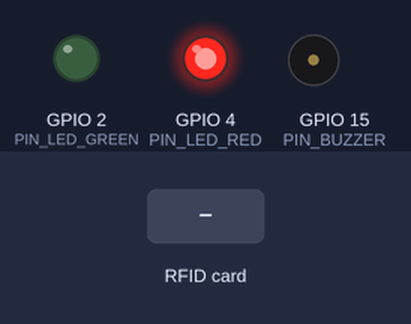
This sketch was run on a simulated ESP32. Parts: output pins drawn as LEDs (lit = HIGH), buzzer (waves = sounding, pin HIGH). The inputs (shaded band) are chosen by the test bench. WiFi joins after 1.5 s; servers stay silent unless stated; uploads are accepted with an empty reply; what the sketch prints to the serial monitor is not drawn.

Above: at 1.7 s.
At 4.5 s:
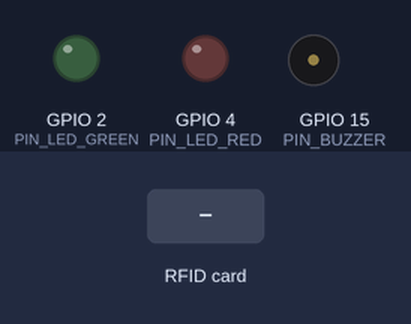
4.6 s: RFID card 5E 7A 19 C4 held to the reader
At 5.3 s:
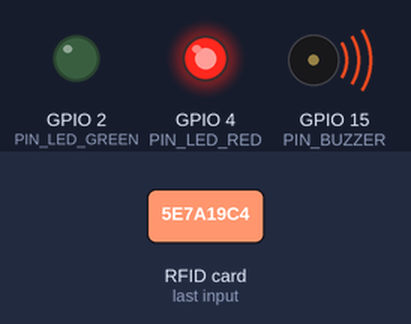
Timing chart, 0 to 7.6 s (numbered marks = the images above; inputs shaded):
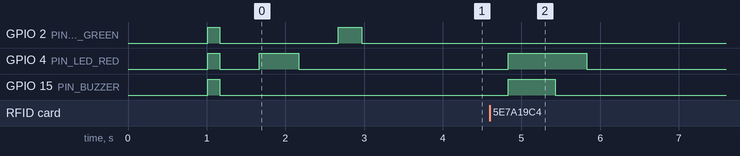

Measured:
- after the input at 4.6 s, GPIO 4 (PIN_LED_RED): LOW → HIGH after 0.23 s, → LOW 1.0 s later; GPIO 15 (PIN_BUZZER): LOW → HIGH after 0.23 s, → LOW 0.60 s later

The sketch:

esp32_rfid_node.ino
```cpp
/*
  =============================================================================
  SMART HAND-HYGIENE MONITORING SYSTEM - MODULE 1
  STAFF IDENTIFICATION & BED-ZONE ACCESS (ESP32 + RC522 FIRMWARE)
  =============================================================================

  Pinout:
    RC522 SDA/SS   -->  ESP32 GPIO 5
    RC522 SCK      -->  ESP32 GPIO 18
    RC522 MOSI     -->  ESP32 GPIO 23
    RC522 MISO     -->  ESP32 GPIO 19
    RC522 RST      -->  ESP32 GPIO 22
    RC522 3.3V     -->  ESP32 3.3V (DO NOT CONNECT TO 5V!)
    RC522 GND      -->  ESP32 GND

    Green LED      -->  ESP32 GPIO 2
    Red LED        -->  ESP32 GPIO 4
    Buzzer (+)     -->  ESP32 GPIO 15
  =============================================================================
*/

#include <WiFi.h>
#include <HTTPClient.h>
#include <SPI.h>
#include <MFRC522.h>
#include "config.h"

// Hardware instances
MFRC522 rfid(PIN_SS, PIN_RST);

// State tracking variables
unsigned long lastScanTimestamp = 0;
unsigned long lastHeartbeatTimestamp = 0;
String lastScannedUID = "";

// Forward function declarations
void connectWiFi();
void initializeRFID();
bool readRFID();
String getCardUID();
void sendRFIDEvent(const String& uid);
void sendHeartbeat();
void handleRegisteredCard();
void handleUnknownCard();
void beepSuccess();
void beepError();
void showStatus(int greenState, int redState);

void setup() {
  Serial.begin(115200);
  delay(1000);
  Serial.println();
  Serial.println("==================================================");
  Serial.println(" SMART HAND-HYGIENE MONITORING SYSTEM - MODULE 1");
  Serial.println(" Bed-Zone Staff RFID Node Booting...");
  Serial.printf(" Device ID:   %s\n", DEVICE_ID);
  Serial.printf(" Bed Zone ID: %s\n", BED_ZONE_ID);
  Serial.println("==================================================");

  // Initialize Peripheral GPIOs
  pinMode(PIN_LED_GREEN, OUTPUT);
  pinMode(PIN_LED_RED, OUTPUT);
  pinMode(PIN_BUZZER, OUTPUT);

  // Initial LED self-test
  digitalWrite(PIN_LED_GREEN, HIGH);
  digitalWrite(PIN_LED_RED, HIGH);
  digitalWrite(PIN_BUZZER, HIGH);
  delay(150);
  digitalWrite(PIN_LED_GREEN, LOW);
  digitalWrite(PIN_LED_RED, LOW);
  digitalWrite(PIN_BUZZER, LOW);

  // Connect to Local Wi-Fi
  connectWiFi();

  // Initialize SPI & RC522 Reader
  initializeRFID();

  // Send initial startup heartbeat
  sendHeartbeat();

  Serial.println("[System] Ready. Present RFID Staff Card to RC522 reader.");
}

void loop() {
  // Check Wi-Fi connection health periodically
  if (WiFi.status() != WL_CONNECTED) {
    Serial.println("[WiFi] Connection dropped. Reconnecting...");
    connectWiFi();
  }

  // Periodic Heartbeat check
  unsigned long currentMillis = millis();
  if (currentMillis - lastHeartbeatTimestamp >= HEARTBEAT_INTERVAL_MS) {
    sendHeartbeat();
    lastHeartbeatTimestamp = currentMillis;
  }

  // Check for Card Detection
  if (readRFID()) {
    String currentUID = getCardUID();

    // Debounce / Cooldown Check (2 to 3 seconds)
    if (currentUID == lastScannedUID && (currentMillis - lastScanTimestamp < SCAN_COOLDOWN_MS)) {
      Serial.printf("[RFID] Debounced scan for UID %s (cooldown active)\n", currentUID.c_str());
    } else {
      lastScanTimestamp = currentMillis;
      lastScannedUID = currentUID;

      Serial.println();
      Serial.println("----------------------------------------------");
      Serial.printf("[RFID] Card Detected! UID: %s\n", currentUID.c_str());
      Serial.printf("[RFID] Associating with Bed Zone: %s\n", BED_ZONE_ID);

      // Transmit Event to Backend API
      sendRFIDEvent(currentUID);
      Serial.println("----------------------------------------------");
    }

    // Halt PICC to stop reading until next swipe
    rfid.PICC_HaltA();
    rfid.PCD_StopCrypto1();
  }

  delay(50); // Small loop yielding delay
}

// ============================================================================
// WIFI CONNECTION
// ============================================================================
void connectWiFi() {
  Serial.printf("[WiFi] Connecting to SSID: %s ", WIFI_SSID);
  WiFi.mode(WIFI_STA);
  WiFi.begin(WIFI_SSID, WIFI_PASSWORD);

  int attempts = 0;
  while (WiFi.status() != WL_CONNECTED && attempts < 25) {
    delay(500);
    Serial.print(".");
    // Blink red led while searching for wifi
    digitalWrite(PIN_LED_RED, !digitalRead(PIN_LED_RED));
    attempts++;
  }
  digitalWrite(PIN_LED_RED, LOW);

  if (WiFi.status() == WL_CONNECTED) {
    Serial.println();
    Serial.println("[WiFi] Connected Successfully!");
    Serial.printf("[WiFi] IP Address:  %s\n", WiFi.localIP().toString().c_str());
    Serial.printf("[WiFi] Signal RSSI: %d dBm\n", WiFi.RSSI());
    // Flash green once on connect
    digitalWrite(PIN_LED_GREEN, HIGH);
    delay(300);
    digitalWrite(PIN_LED_GREEN, LOW);
  } else {
    Serial.println();
    Serial.println("[WiFi] Failed to connect. RFID node will continue in offline mode.");
  }
}

// ============================================================================
// RFID INITIALIZATION
// ============================================================================
void initializeRFID() {
  SPI.begin(PIN_SCK, PIN_MISO, PIN_MOSI, PIN_SS);
  rfid.PCD_Init();
  delay(100);

  byte version = rfid.PCD_ReadRegister(rfid.VersionReg);
  Serial.printf("[RC522] Hardware Version: 0x%02X\n", version);

  if (version == 0x00 || version == 0xFF) {
    Serial.println("[RC522] WARNING: RC522 not responding. Check 3.3V power and SPI wiring!");
    beepError();
  } else {
    Serial.println("[RC522] Reader initialized successfully on SPI bus.");
  }
}

// ============================================================================
// READ RFID CARD
// ============================================================================
bool readRFID() {
  // Look for new cards
  if (!rfid.PICC_IsNewCardPresent()) {
    return false;
  }
  // Select one of the cards
  if (!rfid.PICC_ReadCardSerial()) {
    return false;
  }
  return true;
}

// ============================================================================
// EXTRACT UID AS UPPERCASE HEX STRING
// ============================================================================
String getCardUID() {
  String uidStr = "";
  for (byte i = 0; i < rfid.uid.size; i++) {
    if (rfid.uid.uidByte[i] < 0x10) {
      uidStr += "0";
    }
    uidStr += String(rfid.uid.uidByte[i], HEX);
  }
  uidStr.toUpperCase();
  return uidStr;
}

// ============================================================================
// SEND RFID EVENT TO BACKEND API
// ============================================================================
void sendRFIDEvent(const String& uid) {
  if (WiFi.status() != WL_CONNECTED) {
    Serial.println("[HTTP] Error: Wi-Fi offline. Cannot send scan event.");
    beepError();
    return;
  }

  HTTPClient http;
  String endpoint = String(BACKEND_BASE_URL) + "/api/rfid/scan";
  http.begin(endpoint);
  http.addHeader("Content-Type", "application/json");

  // Construct JSON payload matching Module 1 specification
  String payload = "{";
  payload += "\"device_id\":\"" + String(DEVICE_ID) + "\",";
  payload += "\"bed_zone_id\":\"" + String(BED_ZONE_ID) + "\",";
  payload += "\"rfid_uid\":\"" + uid + "\",";
  payload += "\"event_type\":\"ACCESS_REQUEST\"";
  payload += "}";

  Serial.printf("[HTTP] POST %s\n", endpoint.c_str());
  Serial.printf("[HTTP] Payload: %s\n", payload.c_str());

  int httpCode = http.POST(payload);

  if (httpCode > 0) {
    String response = http.getString();
    Serial.printf("[HTTP] Response Code: %d\n", httpCode);
    Serial.printf("[HTTP] Response Body: %s\n", response.c_str());

    // Inspect server response outcome
    if (response.indexOf("\"status\":\"REGISTERED\"") != -1) {
      handleRegisteredCard();
    } else if (response.indexOf("\"status\":\"DEBOUNCED\"") != -1) {
      Serial.println("[Action] Card tap debounced by backend.");
    } else {
      // UNKNOWN, REVOKED, or INVALID_DEVICE
      handleUnknownCard();
    }
  } else {
    Serial.printf("[HTTP] POST Failed. Error: %s\n", http.errorToString(httpCode).c_str());
    beepError();
  }

  http.end();
}

// ============================================================================
// SEND PERIODIC HEARTBEAT
// ============================================================================
void sendHeartbeat() {
  if (WiFi.status() != WL_CONNECTED) return;

  HTTPClient http;
  String endpoint = String(BACKEND_BASE_URL) + "/api/device/heartbeat";
  http.begin(endpoint);
  http.addHeader("Content-Type", "application/json");

  String payload = "{\"device_id\":\"" + String(DEVICE_ID) + "\",\"status\":\"ONLINE\"}";
  int httpCode = http.POST(payload);

  if (httpCode == 200) {
    Serial.printf("[Heartbeat] Acknowledged by backend for %s\n", DEVICE_ID);
  }
  http.end();
}

// ============================================================================
// REGISTERED CARD FEEDBACK (Green LED + 2 Short Success Beeps)
// ============================================================================
void handleRegisteredCard() {
  Serial.println("[Feedback] Registered Healthcare Staff Verified!");
  beepSuccess();
}

// ============================================================================
// UNKNOWN / REVOKED CARD FEEDBACK (Red LED + Long Warning Beep)
// ============================================================================
void handleUnknownCard() {
  Serial.println("[Feedback] UNKNOWN / REVOKED Card Detected!");
  beepError();
}

// ============================================================================
// BEEP SUCCESS (Two crisp short beeps + Green LED)
// ============================================================================
void beepSuccess() {
  digitalWrite(PIN_LED_GREEN, HIGH);
  digitalWrite(PIN_BUZZER, HIGH);
  delay(100);
  digitalWrite(PIN_BUZZER, LOW);
  delay(80);
  digitalWrite(PIN_BUZZER, HIGH);
  delay(120);
  digitalWrite(PIN_BUZZER, LOW);
  delay(600);
  digitalWrite(PIN_LED_GREEN, LOW);
}

// ============================================================================
// BEEP ERROR / WARNING (One long alert tone + Red LED)
// ============================================================================
void beepError() {
  digitalWrite(PIN_LED_RED, HIGH);
  digitalWrite(PIN_BUZZER, HIGH);
  delay(600);
  digitalWrite(PIN_BUZZER, LOW);
  delay(400);
  digitalWrite(PIN_LED_RED, LOW);
}

// ============================================================================
// SHOW STATUS LED
// ============================================================================
void showStatus(int greenState, int redState) {
  digitalWrite(PIN_LED_GREEN, greenState);
  digitalWrite(PIN_LED_RED, redState);
}
```

config.h
```cpp
#ifndef CONFIG_H
#define CONFIG_H

// ============================================================================
// SMART HAND-HYGIENE MONITORING SYSTEM - MODULE 1 (ESP32 NODE CONFIG)
// ============================================================================

// --- Wi-Fi Network Credentials ---
// Replace with your local Wi-Fi SSID and Password
const char* WIFI_SSID     = "YOUR_WIFI_SSID";
const char* WIFI_PASSWORD = "YOUR_WIFI_PASSWORD";

// --- Backend API Configuration ---
// Use your computer's local IP address (e.g. 192.168.1.100), NOT "localhost"
// Port defaults to 5000 as configured in backend .env
const char* BACKEND_BASE_URL = "http://192.168.1.100:5000";

// --- Node Hardware Identity ---
// Change these per physical node (e.g., ESP32-ICU-01, ESP32-ICU-02, ESP32-GW-01)
const char* DEVICE_ID   = "ESP32-ICU-01";
const char* BED_ZONE_ID = "ICU-01";

// --- RC522 SPI Pin Configuration (Fixed for standard ESP32 DevKit) ---
// IMPORTANT: Connect RC522 VCC to 3.3V ONLY! DO NOT USE 5V!
#define PIN_SS          5   // RC522 SDA / SS
#define PIN_RST         22  // RC522 Reset
#define PIN_SCK         18  // SPI SCK
#define PIN_MISO        19  // SPI MISO
#define PIN_MOSI        23  // SPI MOSI

// --- Feedback Peripheral Pins ---
#define PIN_LED_GREEN   2   // Active HIGH - Success / Registered
#define PIN_LED_RED     4   // Active HIGH - Unknown / Revoked / Error
#define PIN_BUZZER      15  // Active HIGH - Audio buzzer alert

// --- Timing & Safety Parameters ---
#define SCAN_COOLDOWN_MS    3000   // 3-second cooldown to prevent duplicate reads
#define HEARTBEAT_INTERVAL_MS 45000 // Send heartbeat to backend every 45 seconds

#endif // CONFIG_H
```
